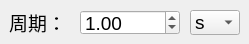
                      <widget class="QWidget" name="tab_ch2_square_freq_cycle">
                       <attribute name="title">
                        <string>周期</string>
                       </attribute>
                       <widget class="QLabel" name="label_freq_16">
                        <property name="geometry">
                         <rect>
                          <x>9</x>
                          <y>11</y>
                          <width>57</width>
                          <height>22</height>
                         </rect>
                        </property>
                        <property name="font">
                         <font>
                          <family>Arial</family>
                          <pointsize>14</pointsize>
                         </font>
                        </property>
                        <property name="text">
                         <string>周期：</string>
                        </property>
                       </widget>
                       <widget class="QComboBox" name="comboBox_ch2_square_freq_cycle_unit">
                        <property name="geometry">
                         <rect>
                          <x>190</x>
                          <y>10</y>
                          <width>50</width>
                          <height>25</height>
                         </rect>
                        </property>
                        <property name="minimumSize">
                         <size>
                          <width>50</width>
                          <height>0</height>
                         </size>
                        </property>
                        <property name="maximumSize">
                         <size>
                          <width>50</width>
                          <height>16777215</height>
                         </size>
                        </property>
                        <property name="font">
                         <font>
                          <pointsize>14</pointsize>
                         </font>
                        </property>
                        <property name="currentText">
                         <string>s</string>
                        </property>
                        <item>
                         <property name="text">
                          <string>s</string>
                         </property>
                        </item>
                        <item>
                         <property name="text">
                          <string>ms</string>
                         </property>
                        </item>
                        <item>
                         <property name="text">
                          <string>μs</string>
                         </property>
                        </item>
                        <item>
                         <property name="text">
                          <string>ns</string>
                         </property>
                        </item>
                       </widget>
                       <widget class="QDoubleSpinBox" name="doublespinBox_ch2_square_freq_cycle_para">
                        <property name="geometry">
                         <rect>
                          <x>80</x>
                          <y>10</y>
                          <width>100</width>
                          <height>25</height>
                         </rect>
                        </property>
                        <property name="minimumSize">
                         <size>
                          <width>100</width>
                          <height>0</height>
                         </size>
                        </property>
                        <property name="maximumSize">
                         <size>
                          <width>100</width>
                          <height>16777215</height>
                         </size>
                        </property>
                        <property name="font">
                         <font>
                          <pointsize>14</pointsize>
                         </font>
                        </property>
                        <property name="value">
                         <double>1.000000000000000</double>
                        </property>
                       </widget>
                      </widget>
